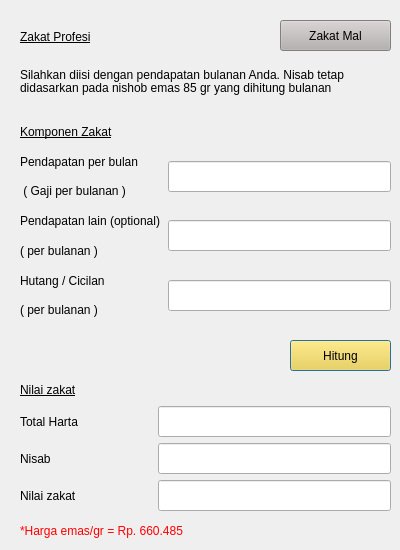
<?xml version="1.0" encoding="UTF-8"?>
<ui version="4.0">
 <class>Dialog</class>
 <widget class="QDialog" name="Dialog">
  <property name="geometry">
   <rect>
    <x>0</x>
    <y>0</y>
    <width>400</width>
    <height>550</height>
   </rect>
  </property>
  <property name="windowTitle">
   <string>Dialog</string>
  </property>
  <widget class="QLabel" name="label_2">
   <property name="geometry">
    <rect>
     <x>20</x>
     <y>64</y>
     <width>371</width>
     <height>21</height>
    </rect>
   </property>
   <property name="styleSheet">
    <string notr="true">font: 10pt &quot;MS Shell Dlg 2&quot;;</string>
   </property>
   <property name="text">
    <string>Silahkan diisi dengan pendapatan bulanan Anda. Nisab tetap </string>
   </property>
  </widget>
  <widget class="QLabel" name="label_13">
   <property name="geometry">
    <rect>
     <x>20</x>
     <y>80</y>
     <width>361</width>
     <height>16</height>
    </rect>
   </property>
   <property name="styleSheet">
    <string notr="true">font: 10pt &quot;MS Shell Dlg 2&quot;;</string>
   </property>
   <property name="text">
    <string>didasarkan pada nishob emas 85 gr yang dihitung bulanan</string>
   </property>
  </widget>
  <widget class="QWidget" name="layoutWidget">
   <property name="geometry">
    <rect>
     <x>20</x>
     <y>380</y>
     <width>371</width>
     <height>131</height>
    </rect>
   </property>
   <layout class="QGridLayout" name="gridLayout">
    <item row="1" column="1">
     <widget class="QLineEdit" name="lineEdit_6">
      <property name="styleSheet">
       <string notr="true">height:25px;
font: 75 12pt &quot;Courier&quot;;</string>
      </property>
      <property name="alignment">
       <set>Qt::AlignRight|Qt::AlignTrailing|Qt::AlignVCenter</set>
      </property>
      <property name="readOnly">
       <bool>true</bool>
      </property>
     </widget>
    </item>
    <item row="1" column="0">
     <widget class="QLabel" name="label_10">
      <property name="styleSheet">
       <string notr="true">font: 12pt &quot;MS Shell Dlg 2&quot;;</string>
      </property>
      <property name="text">
       <string>Total Harta                      </string>
      </property>
     </widget>
    </item>
    <item row="2" column="0">
     <widget class="QLabel" name="label_11">
      <property name="styleSheet">
       <string notr="true">font: 12pt &quot;MS Shell Dlg 2&quot;;</string>
      </property>
      <property name="text">
       <string>Nisab</string>
      </property>
     </widget>
    </item>
    <item row="3" column="1">
     <widget class="QLineEdit" name="lineEdit_8">
      <property name="styleSheet">
       <string notr="true">height:25px;
font: 75 12pt &quot;Courier&quot;;</string>
      </property>
      <property name="alignment">
       <set>Qt::AlignRight|Qt::AlignTrailing|Qt::AlignVCenter</set>
      </property>
      <property name="readOnly">
       <bool>true</bool>
      </property>
     </widget>
    </item>
    <item row="2" column="1">
     <widget class="QLineEdit" name="lineEdit_7">
      <property name="styleSheet">
       <string notr="true">height:25px;
font: 75 12pt &quot;Courier&quot;;</string>
      </property>
      <property name="alignment">
       <set>Qt::AlignRight|Qt::AlignTrailing|Qt::AlignVCenter</set>
      </property>
      <property name="readOnly">
       <bool>true</bool>
      </property>
     </widget>
    </item>
    <item row="3" column="0">
     <widget class="QLabel" name="label_12">
      <property name="styleSheet">
       <string notr="true">font: 12pt &quot;MS Shell Dlg 2&quot;;</string>
      </property>
      <property name="text">
       <string>Nilai zakat</string>
      </property>
     </widget>
    </item>
    <item row="0" column="0" colspan="2">
     <widget class="QLabel" name="label_9">
      <property name="styleSheet">
       <string notr="true">font: 75 14pt &quot;Verdana&quot;;
text-decoration:underline;</string>
      </property>
      <property name="text">
       <string>Nilai zakat</string>
      </property>
     </widget>
    </item>
   </layout>
  </widget>
  <widget class="QPushButton" name="pushButton">
   <property name="geometry">
    <rect>
     <x>290</x>
     <y>340</y>
     <width>101</width>
     <height>31</height>
    </rect>
   </property>
   <property name="styleSheet">
    <string notr="true">font: 12pt &quot;MS Shell Dlg 2&quot;;
background: #ffd32a;
color: rgb(0, 0, 0);
</string>
   </property>
   <property name="text">
    <string>Hitung</string>
   </property>
  </widget>
  <widget class="QWidget" name="layoutWidget_2">
   <property name="geometry">
    <rect>
     <x>20</x>
     <y>120</y>
     <width>371</width>
     <height>202</height>
    </rect>
   </property>
   <layout class="QGridLayout" name="gridLayout_2">
    <item row="1" column="0">
     <widget class="QLabel" name="label_5">
      <property name="styleSheet">
       <string notr="true">font: 12pt &quot;MS Shell Dlg 2&quot;;</string>
      </property>
      <property name="text">
       <string>Pendapatan per bulan       </string>
      </property>
     </widget>
    </item>
    <item row="2" column="0">
     <widget class="QLabel" name="label_14">
      <property name="text">
       <string> ( Gaji per bulanan )</string>
      </property>
     </widget>
    </item>
    <item row="3" column="1" rowspan="2">
     <widget class="QLineEdit" name="lineEdit_3">
      <property name="styleSheet">
       <string notr="true">height:25px;
font: 75 12pt &quot;Courier&quot;;</string>
      </property>
      <property name="alignment">
       <set>Qt::AlignRight|Qt::AlignTrailing|Qt::AlignVCenter</set>
      </property>
     </widget>
    </item>
    <item row="3" column="0">
     <widget class="QLabel" name="label_6">
      <property name="styleSheet">
       <string notr="true">font: 10pt &quot;MS Shell Dlg 2&quot;;</string>
      </property>
      <property name="text">
       <string>Pendapatan lain (optional)</string>
      </property>
     </widget>
    </item>
    <item row="4" column="0">
     <widget class="QLabel" name="label_15">
      <property name="text">
       <string>( per bulanan )</string>
      </property>
     </widget>
    </item>
    <item row="1" column="1" rowspan="2">
     <widget class="QLineEdit" name="lineEdit_2">
      <property name="styleSheet">
       <string notr="true">height:25px;
font: 75 12pt &quot;Courier&quot;;height:25px;</string>
      </property>
      <property name="text">
       <string/>
      </property>
      <property name="alignment">
       <set>Qt::AlignRight|Qt::AlignTrailing|Qt::AlignVCenter</set>
      </property>
     </widget>
    </item>
    <item row="6" column="0">
     <widget class="QLabel" name="label_16">
      <property name="text">
       <string>( per bulanan )</string>
      </property>
     </widget>
    </item>
    <item row="5" column="0">
     <widget class="QLabel" name="label_7">
      <property name="styleSheet">
       <string notr="true">font: 12pt &quot;MS Shell Dlg 2&quot;;</string>
      </property>
      <property name="text">
       <string>Hutang / Cicilan</string>
      </property>
     </widget>
    </item>
    <item row="5" column="1" rowspan="2">
     <widget class="QLineEdit" name="lineEdit_4">
      <property name="styleSheet">
       <string notr="true">height:25px;
font: 75 12pt &quot;Courier&quot;;</string>
      </property>
      <property name="alignment">
       <set>Qt::AlignRight|Qt::AlignTrailing|Qt::AlignVCenter</set>
      </property>
     </widget>
    </item>
    <item row="0" column="0" colspan="2">
     <widget class="QLabel" name="label_3">
      <property name="styleSheet">
       <string notr="true">
font: 75 14pt &quot;Verdana&quot;;
text-decoration:underline;</string>
      </property>
      <property name="text">
       <string>Komponen Zakat</string>
      </property>
     </widget>
    </item>
   </layout>
  </widget>
  <widget class="QLabel" name="label">
   <property name="geometry">
    <rect>
     <x>20</x>
     <y>16</y>
     <width>371</width>
     <height>41</height>
    </rect>
   </property>
   <property name="styleSheet">
    <string notr="true">font: 75 20pt &quot;Verdana&quot;;
text-decoration:underline;</string>
   </property>
   <property name="text">
    <string>Zakat Profesi</string>
   </property>
  </widget>
  <widget class="QLabel" name="label_18">
   <property name="geometry">
    <rect>
     <x>20</x>
     <y>520</y>
     <width>371</width>
     <height>21</height>
    </rect>
   </property>
   <property name="styleSheet">
    <string notr="true">color: rgb(255, 0, 0);</string>
   </property>
   <property name="text">
    <string>*Harga emas/gr = Rp. 660.485</string>
   </property>
  </widget>
  <widget class="QPushButton" name="pushButton_2">
   <property name="geometry">
    <rect>
     <x>280</x>
     <y>20</y>
     <width>111</width>
     <height>31</height>
    </rect>
   </property>
   <property name="styleSheet">
    <string notr="true">font: 10pt &quot;MS Shell Dlg 2&quot;;
background: rgb(182, 176, 176);
color: rgb(0, 0, 0);
</string>
   </property>
   <property name="text">
    <string>Zakat Mal</string>
   </property>
  </widget>
 </widget>
 <resources/>
 <connections/>
</ui>
